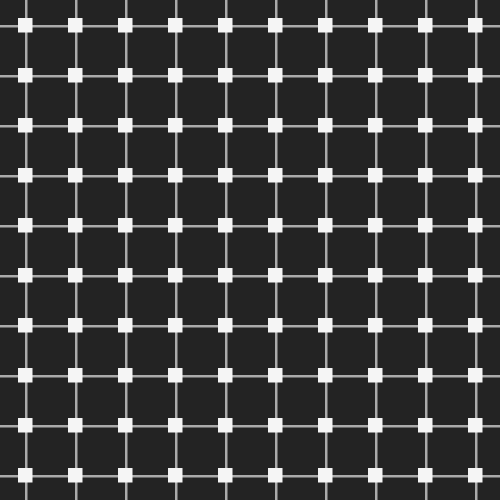
#> input picture data/reference_001.png, 1000 x 1000 px (shown at 1/2 size)
$ python localize_v4.py
#> lines starting #> are read from the running program, lines starting #| are printed output that depends on the picture
import cv2
import numpy as np
import json

# ============================================================
# DRIFT-SENSE - V4
# EXTENDED SCALE + ROTATION AWARE LOCALIZATION
# ============================================================

REFERENCE_PATH = "data/reference_001.png"
SEARCH_PATH = "data/search_001.png"
METADATA_PATH = "data/metadata_001.json"

# ------------------------------------------------------------
# V4 search ranges
# ------------------------------------------------------------

# Expanded from V3's 90-110
TARGET_SIZES = list(range(85, 121, 5))

# Expanded from V3's -4° to +4°
ROTATION_ANGLES = np.arange(
    -8.0,
    8.01,
    0.5
)

# Confidence threshold
CONFIDENCE_THRESHOLD = 0.40


# ------------------------------------------------------------
# Load images
# ------------------------------------------------------------

reference = cv2.imread(
    REFERENCE_PATH,
    cv2.IMREAD_GRAYSCALE
)
#> reference is the input picture: shape (1000, 1000); min 35, max 245, mean 62.2

search = cv2.imread(
    SEARCH_PATH,
    cv2.IMREAD_GRAYSCALE
)
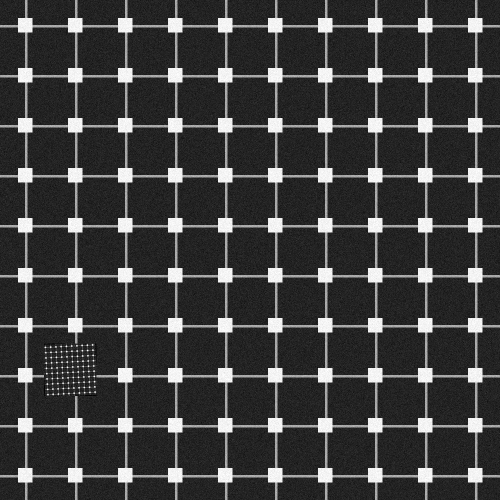
#> input picture data/search_001.png, 1000 x 1000 px (shown at 1/2 size)
#> search is the input picture: shape (1000, 1000); min 0, max 255, mean 61.7

if reference is None:
    raise FileNotFoundError(
        "Reference image could not be loaded."
    )

if search is None:
    raise FileNotFoundError(
        "Search image could not be loaded."
    )


# ------------------------------------------------------------
# Rotate template
# ------------------------------------------------------------

def rotate_image(image, angle):

    height, width = image.shape

    center = (
        width / 2,
        height / 2
    )

    matrix = cv2.getRotationMatrix2D(
        center,
        angle,
        1.0
    )

    rotated = cv2.warpAffine(
        image,
        matrix,
        (width, height),
        flags=cv2.INTER_LINEAR,
        borderMode=cv2.BORDER_CONSTANT,
        borderValue=35
    )

    return rotated


# ------------------------------------------------------------
# Best-match search
# ------------------------------------------------------------

best_score = -1.0
best_angle = None
best_size = None
best_location = None

for target_size in TARGET_SIZES:

    template = cv2.resize(
        reference,
        (
            target_size,
            target_size
        ),
        interpolation=cv2.INTER_AREA
    )

    for angle in ROTATION_ANGLES:

        rotated_template = rotate_image(
            template,
            angle
        )

        result = cv2.matchTemplate(
            search,
            rotated_template,
            cv2.TM_CCOEFF_NORMED
        )

        (
            min_value,
            max_value,
            min_location,
            max_location
        ) = cv2.minMaxLoc(
            result
        )

        if max_value > best_score:

            best_score = max_value
            best_angle = angle
            best_size = target_size
            best_location = max_location
#> this loop made 8 passes
#> pass 1, `template = cv2.resize( reference, ( target_size, target_size ), interp..`:
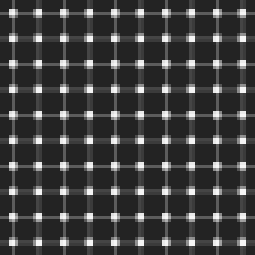
#> template: shape (85, 85) (shown 3 times larger); min 35, max 245, mean 62.3
#> pass 1, in rotate_image, `rotated = cv2.warpAffine( image, matrix, (width, height), flags=cv2.IN..`:
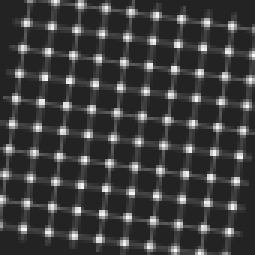
#> rotated: shape (85, 85) (shown 3 times larger); min 35, max 245, mean 61
#> pass 1, in rotate_image (call 2), `rotated = cv2.warpAffine( image, matrix, (width, height), flags=cv2.IN..`:
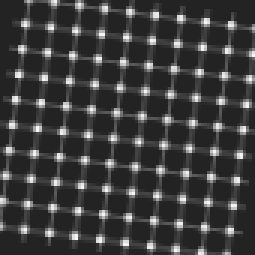
#> rotated: shape (85, 85) (shown 3 times larger); min 35, max 245, mean 61.2
#> pass 1, in rotate_image (call 3), `rotated = cv2.warpAffine( image, matrix, (width, height), flags=cv2.IN..`:
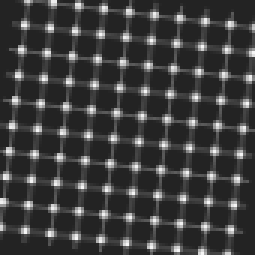
#> rotated: shape (85, 85) (shown 3 times larger); min 35, max 245, mean 61.4
#> after the loop:
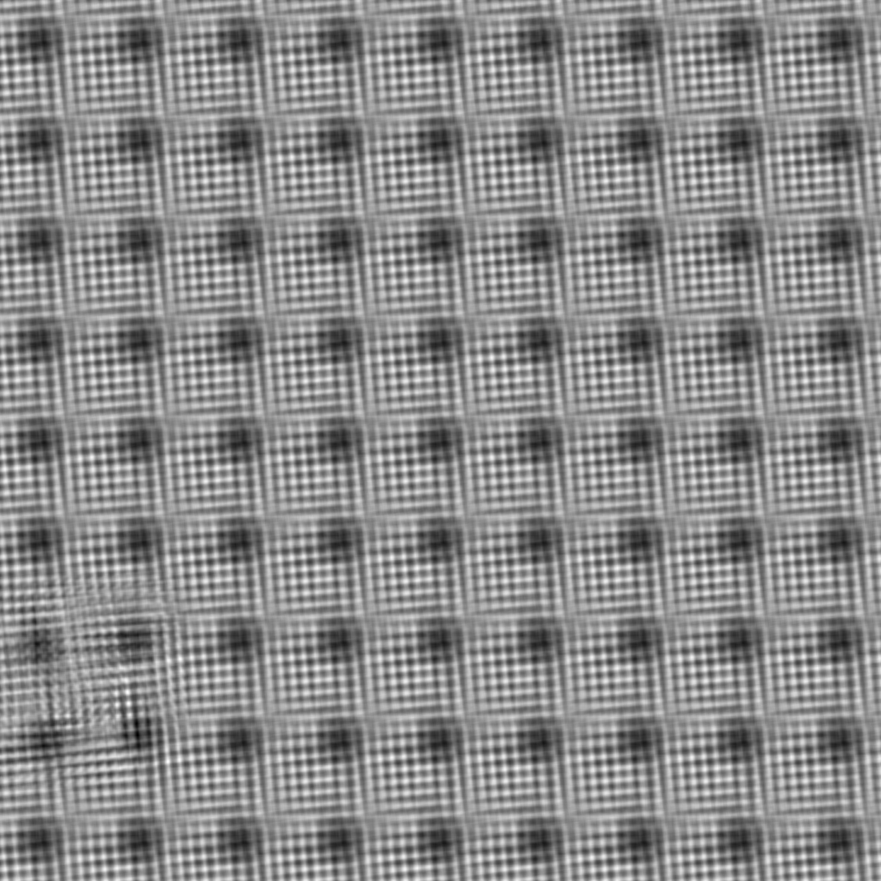
#> result: shape (881, 881) float32; min -0.0779, max 0.0683, mean 0.000936; drawn with min black and max white
#> after the loop:
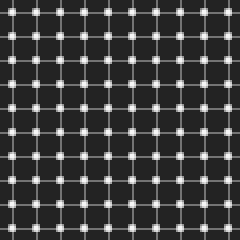
#> template: shape (120, 120) (shown 2 times larger); min 35, max 245, mean 62.2


# ------------------------------------------------------------
# Predicted centre
# ------------------------------------------------------------

top_left_x = best_location[0]
top_left_y = best_location[1]

predicted_x = int(
    round(
        top_left_x
        + best_size / 2
    )
)

predicted_y = int(
    round(
        top_left_y
        + best_size / 2
    )
)


# ------------------------------------------------------------
# Ground truth
# ------------------------------------------------------------

#> (the run stopped early here; a loop or call above may not have finished)
